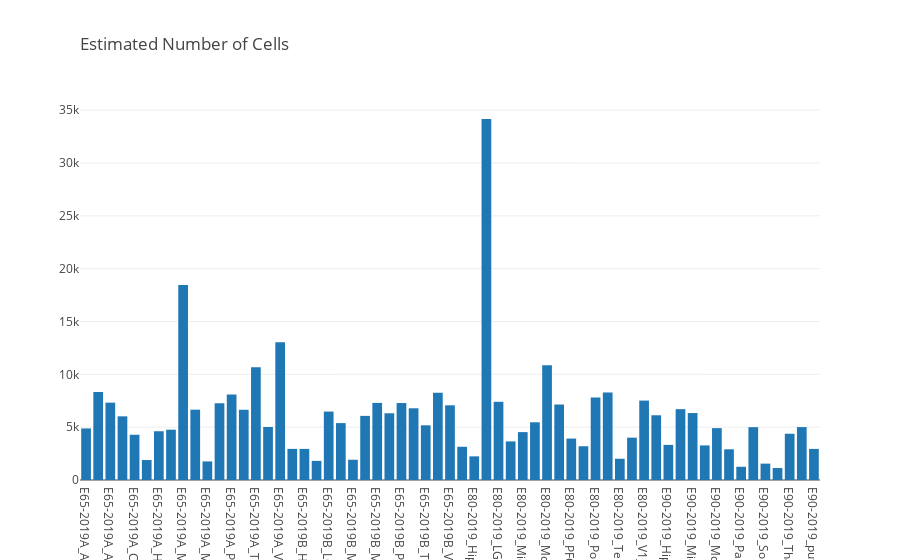
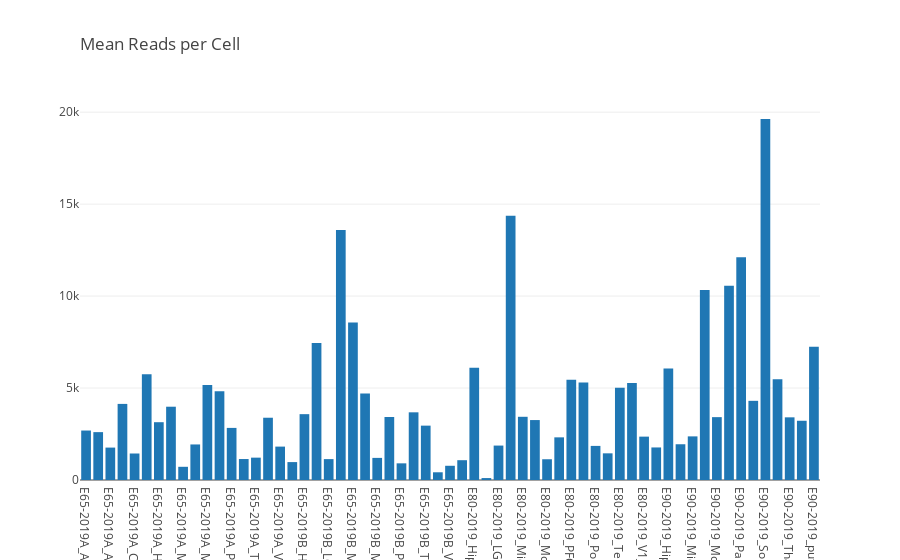
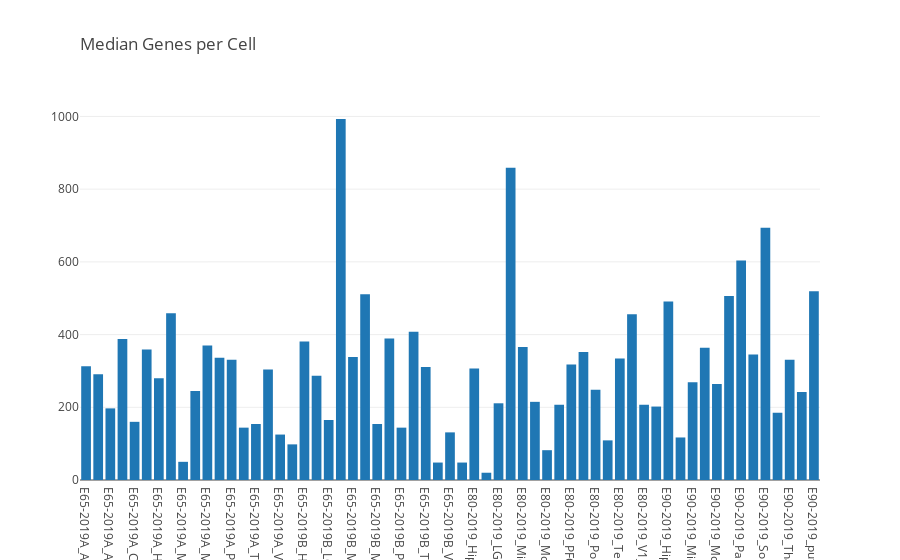
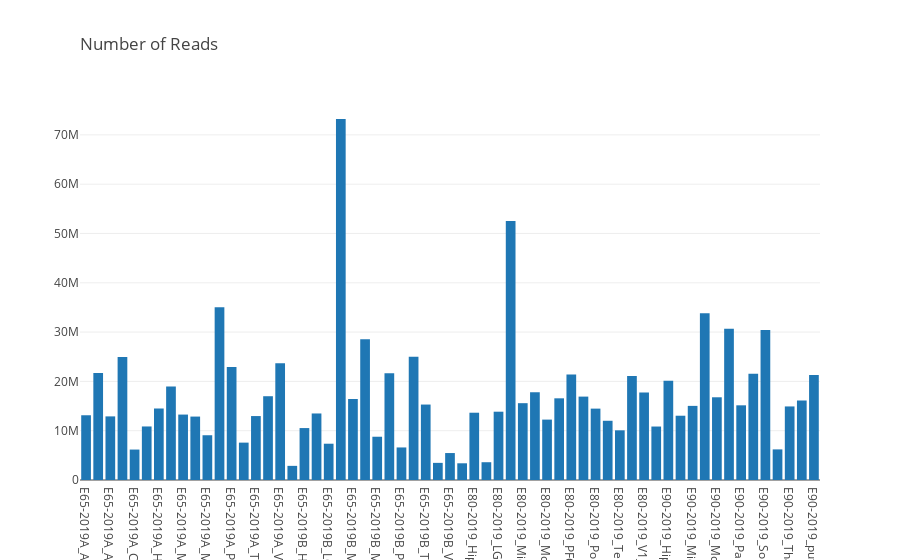

Notebook code cell kept with these figures, in order:
### Code cell
import plotly
import plotly.plotly as py
import plotly.graph_objs as go

from plotly.offline import download_plotlyjs, init_notebook_mode, plot, iplot
init_notebook_mode(connected=True)
for x in df.columns:
    data = [go.Bar(x=df.index,
            y=df[x])]
    layout = go.Layout(
    title=go.layout.Title(
        text=x,
        xref='paper',
        x=0
    ))
    fig = go.Figure(data=data, layout=layout)
    iplot(fig, filename=x, show_link=False)

### Figure 1 — Plotly figure (JSON) as saved in the notebook; plotly's stock layout.template omitted (floating-point values rounded to 4 significant figures)
{"data": [{"type": "bar", "uid": "0de82fd6-70ca-447d-9a62-714e286fd278", "x": ["E65-2019A_AND_E65-2019B_Multi-seq_1_Out", "E65-2019A_AND_E65-2019B_Multi-seq_2_Out", "E65-2019A_AND_E65-2019B_Multi-seq_3_Out", "E65-2019A_CGE_AND_LGE_Out", "E65-2019A_Cerebellum_Pons_Out", "E65-2019A_Hippocampus_choroid_Out", "E65-2019A_Hypothalamus_Out", "E65-2019A_MGE_Out", "E65-2019A_Midbrain_Out", "E65-2019A_Motor_1_Out", "E65-2019A_Motor_2_Out", "E65-2019A_PFC_Out", "E65-2019A_Parietal_Out", "E65-2019A_Somatosensory_Out", "E65-2019A_Temporal_Out", "E65-2019A_Thalamus_Out", "E65-2019A_V1_Out", "E65-2019B_Cerebellum_AND_Pons_Out", "E65-2019B_Hippocampus_choroid_Out", "E65-2019B_Hypothalamus_Out", "E65-2019B_LGE_Out", "E65-2019B_MGE_Out", "E65-2019B_Midbrain_Out", "E65-2019B_Motor_1_Out", "E65-2019B_Motor_2_Out", "E65-2019B_PFC_Out", "E65-2019B_Parietal_Out", "E65-2019B_Somatosensory_Out", "E65-2019B_Temporal_Out", "E65-2019B_Thalamus_Out", "E65-2019B_V1_Out", "E80-2019_Cerebellum_Out", "E80-2019_Hippocampus_Out", "E80-2019_Hypothalamus_Out", "E80-2019_LGE_AND_CGE_Out", "E80-2019_MGE_Out", "E80-2019_Midbrain_Out", "E80-2019_Motor_1_Out", "E80-2019_Motor_2_Out", "E80-2019_Multi-seq_Out", "E80-2019_PFC_Out", "E80-2019_Parietal_Out", "E80-2019_Pons_Out", "E80-2019_Somatosensory_Out", "E80-2019_Temporal_Out", "E80-2019_Thalamus_Out", "E80-2019_V1_Out", "E90-2019_Cerebellum_Out", "E90-2019_Hippocampus_AND_choroid_Out", "E90-2019_Hypothalamus_Out", "E90-2019_Midbrain_Out", "E90-2019_Motor_1_Out", "E90-2019_Motor_2_Out", "E90-2019_PFC_Out", "E90-2019_Parietal_Out", "E90-2019_Pons_Out", "E90-2019_Somatosensory_Out", "E90-2019_Temporal_Out", "E90-2019_Thalamus_Out", "E90-2019_V1_Out", "E90-2019_putamen_AND_Septum_Out"], "y": [4881, 8332, 7319, 6025, 4283, 1890, 4614, 4762, 18463, 6655, 1757, 7262, 8085, 6646, 10670, 5018, 13028, 2944, 2942, 1810, 6476, 5384, 1918, 6068, 7295, 6316, 7283, 6786, 5176, 8263, 7068, 3144, 2237, 34163, 7399, 3653, 4532, 5460, 10855, 7143, 3922, 3194, 7808, 8283, 2011, 4007, 7516, 6125, 3324, 6704, 6337, 3273, 4908, 2905, 1251, 5000, 1549, 1133, 4379, 5006, 2941]}], "layout": {"title": {"text": "Estimated Number of Cells", "x": 0, "xref": "paper"}}}

### Figure 2 — Plotly figure (JSON) as saved in the notebook; plotly's stock layout.template omitted (floating-point values rounded to 4 significant figures)
{"data": [{"type": "bar", "uid": "47e30c15-8b4b-4e35-a43e-631e029dc302", "x": ["E65-2019A_AND_E65-2019B_Multi-seq_1_Out", "E65-2019A_AND_E65-2019B_Multi-seq_2_Out", "E65-2019A_AND_E65-2019B_Multi-seq_3_Out", "E65-2019A_CGE_AND_LGE_Out", "E65-2019A_Cerebellum_Pons_Out", "E65-2019A_Hippocampus_choroid_Out", "E65-2019A_Hypothalamus_Out", "E65-2019A_MGE_Out", "E65-2019A_Midbrain_Out", "E65-2019A_Motor_1_Out", "E65-2019A_Motor_2_Out", "E65-2019A_PFC_Out", "E65-2019A_Parietal_Out", "E65-2019A_Somatosensory_Out", "E65-2019A_Temporal_Out", "E65-2019A_Thalamus_Out", "E65-2019A_V1_Out", "E65-2019B_Cerebellum_AND_Pons_Out", "E65-2019B_Hippocampus_choroid_Out", "E65-2019B_Hypothalamus_Out", "E65-2019B_LGE_Out", "E65-2019B_MGE_Out", "E65-2019B_Midbrain_Out", "E65-2019B_Motor_1_Out", "E65-2019B_Motor_2_Out", "E65-2019B_PFC_Out", "E65-2019B_Parietal_Out", "E65-2019B_Somatosensory_Out", "E65-2019B_Temporal_Out", "E65-2019B_Thalamus_Out", "E65-2019B_V1_Out", "E80-2019_Cerebellum_Out", "E80-2019_Hippocampus_Out", "E80-2019_Hypothalamus_Out", "E80-2019_LGE_AND_CGE_Out", "E80-2019_MGE_Out", "E80-2019_Midbrain_Out", "E80-2019_Motor_1_Out", "E80-2019_Motor_2_Out", "E80-2019_Multi-seq_Out", "E80-2019_PFC_Out", "E80-2019_Parietal_Out", "E80-2019_Pons_Out", "E80-2019_Somatosensory_Out", "E80-2019_Temporal_Out", "E80-2019_Thalamus_Out", "E80-2019_V1_Out", "E90-2019_Cerebellum_Out", "E90-2019_Hippocampus_AND_choroid_Out", "E90-2019_Hypothalamus_Out", "E90-2019_Midbrain_Out", "E90-2019_Motor_1_Out", "E90-2019_Motor_2_Out", "E90-2019_PFC_Out", "E90-2019_Parietal_Out", "E90-2019_Pons_Out", "E90-2019_Somatosensory_Out", "E90-2019_Temporal_Out", "E90-2019_Thalamus_Out", "E90-2019_V1_Out", "E90-2019_putamen_AND_Septum_Out"], "y": [2690, 2603, 1762, 4138, 1441, 5745, 3143, 3985, 718, 1933, 5166, 4822, 2833, 1140, 1215, 3386, 1816, 974, 3580, 7455, 1136, 13599, 8568, 4705, 1202, 3426, 906, 3680, 2956, 420, 773, 1077, 6099, 105, 1872, 14375, 3437, 3259, 1128, 2319, 5453, 5296, 1854, 1450, 5010, 5270, 2358, 1770, 6056, 1944, 2372, 10327, 3418, 10567, 12108, 4305, 19629, 5478, 3407, 3221, 7249]}], "layout": {"title": {"text": "Mean Reads per Cell", "x": 0, "xref": "paper"}}}

### Figure 3 — Plotly figure (JSON) as saved in the notebook; plotly's stock layout.template omitted (floating-point values rounded to 4 significant figures)
{"data": [{"type": "bar", "uid": "211d610a-6489-43b1-9150-3ec1f309a9c3", "x": ["E65-2019A_AND_E65-2019B_Multi-seq_1_Out", "E65-2019A_AND_E65-2019B_Multi-seq_2_Out", "E65-2019A_AND_E65-2019B_Multi-seq_3_Out", "E65-2019A_CGE_AND_LGE_Out", "E65-2019A_Cerebellum_Pons_Out", "E65-2019A_Hippocampus_choroid_Out", "E65-2019A_Hypothalamus_Out", "E65-2019A_MGE_Out", "E65-2019A_Midbrain_Out", "E65-2019A_Motor_1_Out", "E65-2019A_Motor_2_Out", "E65-2019A_PFC_Out", "E65-2019A_Parietal_Out", "E65-2019A_Somatosensory_Out", "E65-2019A_Temporal_Out", "E65-2019A_Thalamus_Out", "E65-2019A_V1_Out", "E65-2019B_Cerebellum_AND_Pons_Out", "E65-2019B_Hippocampus_choroid_Out", "E65-2019B_Hypothalamus_Out", "E65-2019B_LGE_Out", "E65-2019B_MGE_Out", "E65-2019B_Midbrain_Out", "E65-2019B_Motor_1_Out", "E65-2019B_Motor_2_Out", "E65-2019B_PFC_Out", "E65-2019B_Parietal_Out", "E65-2019B_Somatosensory_Out", "E65-2019B_Temporal_Out", "E65-2019B_Thalamus_Out", "E65-2019B_V1_Out", "E80-2019_Cerebellum_Out", "E80-2019_Hippocampus_Out", "E80-2019_Hypothalamus_Out", "E80-2019_LGE_AND_CGE_Out", "E80-2019_MGE_Out", "E80-2019_Midbrain_Out", "E80-2019_Motor_1_Out", "E80-2019_Motor_2_Out", "E80-2019_Multi-seq_Out", "E80-2019_PFC_Out", "E80-2019_Parietal_Out", "E80-2019_Pons_Out", "E80-2019_Somatosensory_Out", "E80-2019_Temporal_Out", "E80-2019_Thalamus_Out", "E80-2019_V1_Out", "E90-2019_Cerebellum_Out", "E90-2019_Hippocampus_AND_choroid_Out", "E90-2019_Hypothalamus_Out", "E90-2019_Midbrain_Out", "E90-2019_Motor_1_Out", "E90-2019_Motor_2_Out", "E90-2019_PFC_Out", "E90-2019_Parietal_Out", "E90-2019_Pons_Out", "E90-2019_Somatosensory_Out", "E90-2019_Temporal_Out", "E90-2019_Thalamus_Out", "E90-2019_V1_Out", "E90-2019_putamen_AND_Septum_Out"], "y": [313, 291, 197, 388, 160, 359, 280, 459, 50, 245, 370, 336, 331, 144, 154, 304, 125, 98, 381, 287, 165, 993, 338, 511, 154, 389, 144, 408, 311, 48, 131, 48, 307, 20, 211, 859, 366, 215, 82, 207, 318, 352, 248, 109, 334, 456, 207, 202, 491, 117, 269, 364, 264, 506, 604, 345, 694, 185, 331, 242, 519]}], "layout": {"title": {"text": "Median Genes per Cell", "x": 0, "xref": "paper"}}}

### Figure 4 — Plotly figure (JSON) as saved in the notebook; plotly's stock layout.template omitted (floating-point values rounded to 4 significant figures)
{"data": [{"type": "bar", "uid": "dcbf20d8-6977-47b1-b731-396e5cb7435a", "x": ["E65-2019A_AND_E65-2019B_Multi-seq_1_Out", "E65-2019A_AND_E65-2019B_Multi-seq_2_Out", "E65-2019A_AND_E65-2019B_Multi-seq_3_Out", "E65-2019A_CGE_AND_LGE_Out", "E65-2019A_Cerebellum_Pons_Out", "E65-2019A_Hippocampus_choroid_Out", "E65-2019A_Hypothalamus_Out", "E65-2019A_MGE_Out", "E65-2019A_Midbrain_Out", "E65-2019A_Motor_1_Out", "E65-2019A_Motor_2_Out", "E65-2019A_PFC_Out", "E65-2019A_Parietal_Out", "E65-2019A_Somatosensory_Out", "E65-2019A_Temporal_Out", "E65-2019A_Thalamus_Out", "E65-2019A_V1_Out", "E65-2019B_Cerebellum_AND_Pons_Out", "E65-2019B_Hippocampus_choroid_Out", "E65-2019B_Hypothalamus_Out", "E65-2019B_LGE_Out", "E65-2019B_MGE_Out", "E65-2019B_Midbrain_Out", "E65-2019B_Motor_1_Out", "E65-2019B_Motor_2_Out", "E65-2019B_PFC_Out", "E65-2019B_Parietal_Out", "E65-2019B_Somatosensory_Out", "E65-2019B_Temporal_Out", "E65-2019B_Thalamus_Out", "E65-2019B_V1_Out", "E80-2019_Cerebellum_Out", "E80-2019_Hippocampus_Out", "E80-2019_Hypothalamus_Out", "E80-2019_LGE_AND_CGE_Out", "E80-2019_MGE_Out", "E80-2019_Midbrain_Out", "E80-2019_Motor_1_Out", "E80-2019_Motor_2_Out", "E80-2019_Multi-seq_Out", "E80-2019_PFC_Out", "E80-2019_Parietal_Out", "E80-2019_Pons_Out", "E80-2019_Somatosensory_Out", "E80-2019_Temporal_Out", "E80-2019_Thalamus_Out", "E80-2019_V1_Out", "E90-2019_Cerebellum_Out", "E90-2019_Hippocampus_AND_choroid_Out", "E90-2019_Hypothalamus_Out", "E90-2019_Midbrain_Out", "E90-2019_Motor_1_Out", "E90-2019_Motor_2_Out", "E90-2019_PFC_Out", "E90-2019_Parietal_Out", "E90-2019_Pons_Out", "E90-2019_Somatosensory_Out", "E90-2019_Temporal_Out", "E90-2019_Thalamus_Out", "E90-2019_V1_Out", "E90-2019_putamen_AND_Septum_Out"], "y": [13131146, 21692746, 12901055, 24937021, 6174809, 10859337, 14502565, 18978131, 13271639, 12865725, 9078205, 35023493, 22910637, 7579166, 12969681, 16992240, 23659042, 2868755, 10532450, 13495093, 7360335, 73221840, 16435007, 28552558, 8775754, 21641504, 6602471, 24977912, 15303321, 3475240, 5466761, 3388354, 13645617, 3606360, 13852325, 52514017, 15580879, 17798485, 12251482, 16568182, 21389768, 16916818, 14477320, 12014319, 10077000, 21119475, 17729857, 10844352, 20132420, 13036938, 15034210, 33802648, 16777852, 30698269, 15147999, 21527546, 30406357, 6207156, 14919705, 16125466, 21322209]}], "layout": {"title": {"text": "Number of Reads", "x": 0, "xref": "paper"}}}
